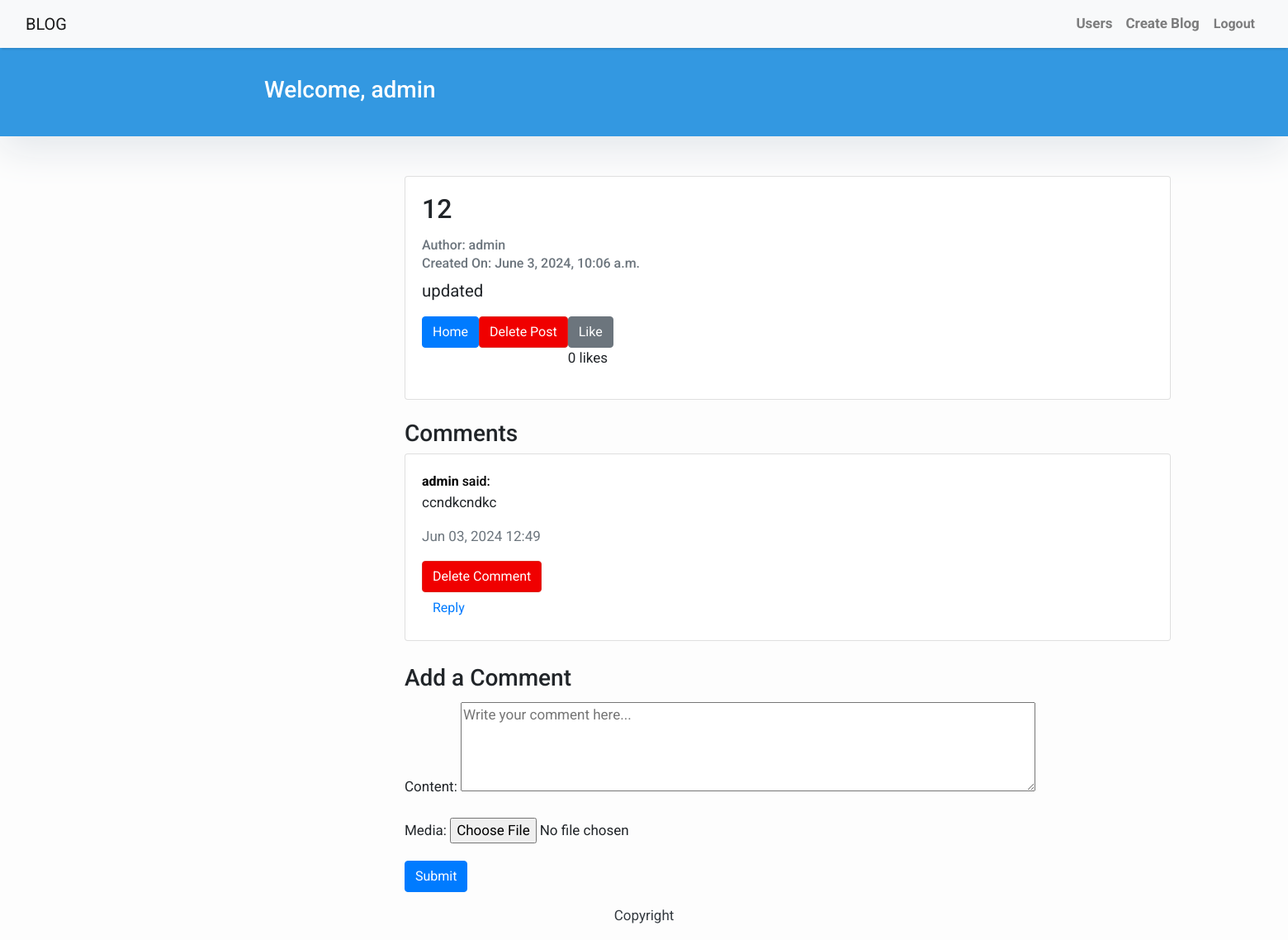
The page /blog/post/admin_12/ (signed in) on the database as committed earlier.
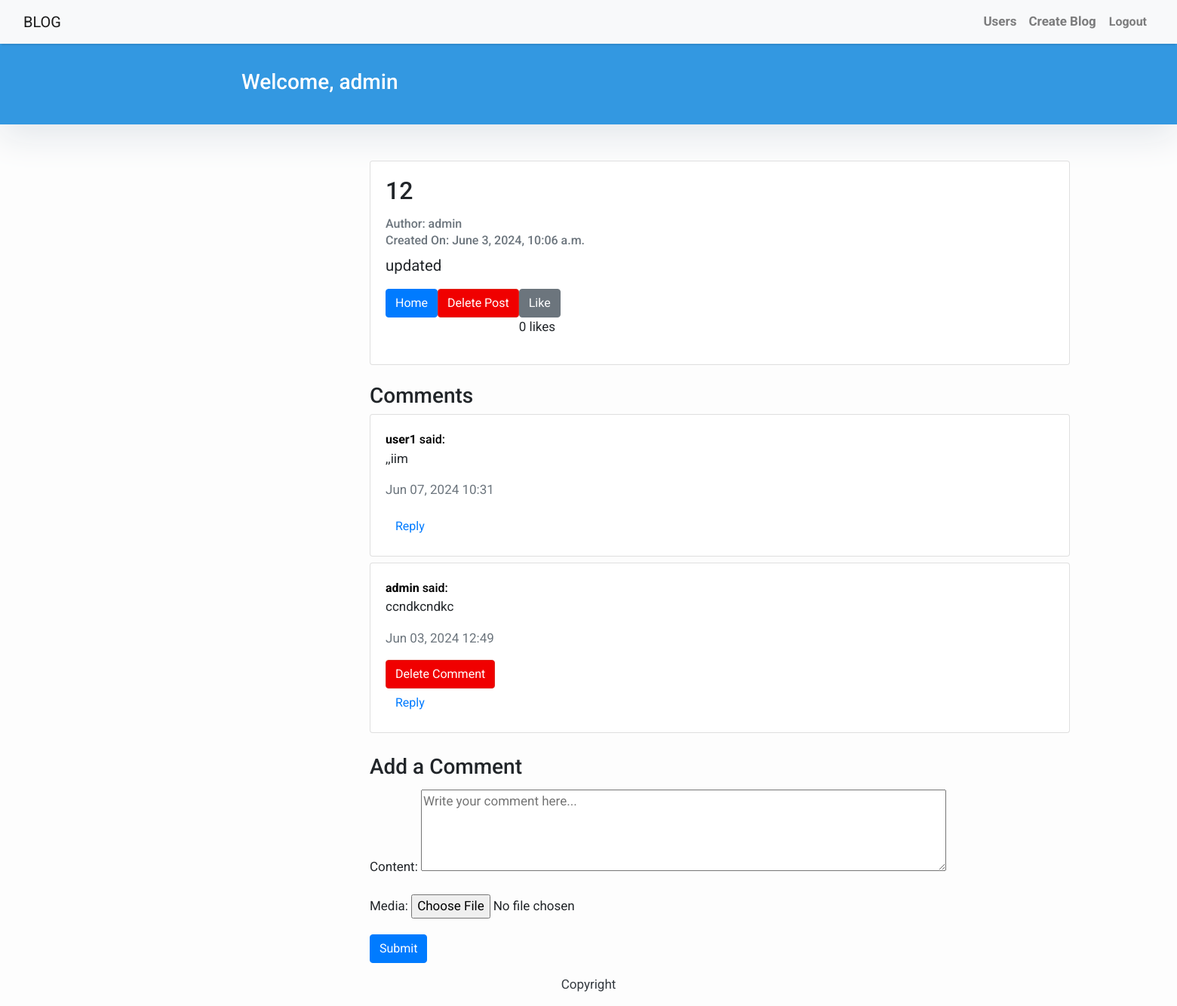
The same page on the database as committed later.
### blog/models.py (models this page shows, shortened)
class Comment(models.Model):
    post = models.ForeignKey(Post, on_delete=models.CASCADE, related_name='comments')
    parent = models.ForeignKey('self', null=True, blank=True, on_delete=models.CASCADE, related_name='replies')
    author = models.ForeignKey(User, on_delete=models.CASCADE)
    content = models.TextField()
    created_on = models.DateTimeField(auto_now_add=True)
    media = models.FileField(upload_to='comment_media/', blank=True, null=True)
    class Meta:
        ordering = ['-created_on']
    def get_replies(self):
        return Comment.objects.filter(parent=self).order_by('created_on')

### blog/views.py (the view, shortened to what this page needs)
# urls.py: path('post/<slug:slug>/', views.PostDetail.as_view(), name='post_detail'),
class PostDetail(generic.DetailView):
    model = Post
    template_name = 'blog/post_detail.html'
    def get_context_data(self, **kwargs):
        context = super().get_context_data(**kwargs)
        context['form'] = CommentForm()
        context['comments'] = self.object.comments.filter(parent__isnull=True)
        context['liked'] = self.object.likes.filter(user=self.request.user).exists()
        return context

### blog/forms.py
class CommentForm(forms.ModelForm):
    class Meta:
        model = Comment
        fields = ['content', 'media','parent']
        widgets = {
            'content': forms.Textarea(attrs={
                'rows': 4,
                'cols': 75,
                'placeholder': 'Write your comment here...'
            }),
            'parent': forms.HiddenInput()
        }

### blog/models.py (called while the page is built)
    @property
    def total_likes(self):
        return self.likes.count()

### blog/templates/blog/post_detail.html (shortened to what this page needs)
{% extends "blog/blogs_base.html" %}
{% load custom_filters %}
{% block content %}
<header class="masthead">
    <div class="container">
        <div class="row">
            <div class=" col-md-8 col-md-10 mx-auto">
                <div class="site-heading">
                    <h3 class=" site-heading my-4 mt-3 text-white"> Welcome, {{ user.username }} </h3>
                </div>
            </div>
        </div>
    </div>
</header>
<div class="container" style="flex-direction: column; max-width: 1150px; margin-left: 475px;">
    <div class="row">
        <div class="col-md-10 mt-5 center">
            <div class="card mb-4">
                <div class="card-body">
                    <h2 class="card-title">{{ post.title }}</h2>
                    <a class="card-text text-muted h6" href="{% url 'user_posts' user.username %}">Author: {{ post.author }}</a>
                    <p class="card-text text-muted h6">Created On: {{ post.created_on }}</p>
                    <p class="card-text" style="font-size: larger;">{{ post.content|slice:":400" }}</p>
                    <div style="display: flex;">
                        <a href="/blog" class="btn btn-primary" style="height:fit-content;">Home</a>
                        {% if user == post.author %}
                        <form method="post" action="{% url 'delete_post' post.slug %}">
                            <button type="submit" class="btn btn-danger">Delete Post</button>
                        </form>
                        {% endif %}
                        <div>
                            <form method="post" action="{% url 'like_post' post.slug %}">
                                <button type="submit" class="btn {% if liked %}btn-danger{% else %}btn-secondary{% endif %}">
                                    {% if liked %}Unlike{% else %}Like{% endif %}
                                </button>
                            </form>
                            <p>{{ post.total_likes }} likes</p>
                        </div>
                    </div>
                </div>
            </div>
            <h3>Comments</h3>
            <div>
                {% for comment in comments %}
                    {% include 'blog/comment.html' with comment=comment %}
                {% empty %}
                <p>No comments yet.</p>
                {% endfor %}
            </div>
            {% if user.is_authenticated %}
            <h3 style="padding-top: 20px; padding-bottom: 5px;">Add a Comment</h3>
            <form method="post" enctype="multipart/form-data">
                {{ form.as_p }}
                <button type="submit" class="btn btn-primary">Submit</button>
            </form>
            {% else %}
            <p>You must be <a href="{% url 'login' %}">logged in</a> to comment.</p>
            {% endif %}
        </div>
    </div>
</div>
{% endblock %}

### blog/templates/blog/comment.html (shortened to what this page needs)
{% load custom_filters %}
<div class="card mb-2">
    <div class="card-body">
        <a class="card-text h6" style="color: black;" href="{% url 'user_posts' user.username %}"><strong>{{ comment.author }}</strong> said:</a>
        <p class="card-text">{{ comment.content }}</p>
        <p class="card-text text-muted">{{ comment.created_on|date:"M d, Y H:i" }}</p>
        {% if user == comment.author %}
        <form method="post" action="{% url 'delete_comment' comment.pk %}">
            <button type="submit" class="btn btn-danger">Delete Comment</button>
        </form>
        {% endif %}
        <button class="btn btn-link reply" data-id="{{ comment.id }}">Reply</button>
    </div>
</div>

Rows that differ between the two databases and show on the page:
added Comment: author "user1", content ",,iim", created_on "Jun 07, 2024 10:31"
